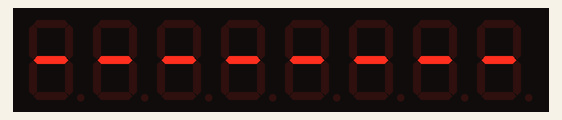
This sketch was run on a simulated Arduino Uno, built with avr-gcc and run on an emulated ATmega328P. Shown: 8-digit seven-segment display.

Above: at 0.1 s.
At 5.06 s:
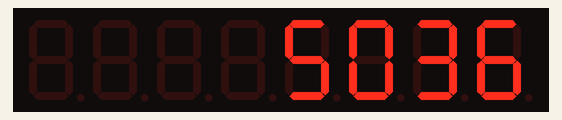
At 10.06 s:
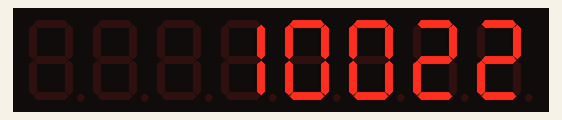
At 20.04 s:
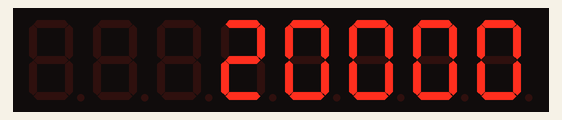
At 30.02 s:
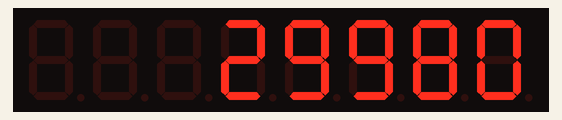
At 39.95 s:
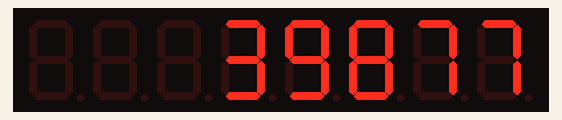

The sketch:

MAX7219.ino
```cpp
/* Include DigitLedDisplay Library */
#include "LedControl.h"


LedControl lc = LedControl(13, 14, 12, 8);

int segments = 8 ;

void ConvertSegment(String val) {

  lc.clearDisplay(0);
  // lc.shutdown(0, true);
  //lc.shutdown(0, false);
 // lc.setIntensity(0, 8);

  int cnt = strlen(val.c_str());
  String vv = "";

  int adjust = 1;

  for (int i = 0; i < cnt; i++) {

    vv = val.substring(i, i + 1); //numero a numero

    if (val.indexOf(".") == i + 1) //antecipacao do valor decimal e do digito antes
    {
      lc.setDigit(0, cnt - i - adjust, vv.toInt(), true); //com decimal
    } else {
      if (vv == ".")
        cnt++;//passa um segmento
      else if (vv != "")
        lc.setDigit(0, cnt - i - adjust, vv.toInt(), false); //sem decimal


         delay(5);//fix some random clear digits
    }

  }

}

void setup() {

    lc.shutdown(0, false);
  /* Set the brightness to a medium values */
  lc.setIntensity(0, 8);
  /* and clear the display */
  lc.clearDisplay(0);

  for (int a = 0; a < 8; a++)
  {
    lc.setChar(0, a, '-', false);
  }

  delay(3000);

}

void loop() {

//ConvertSegment("12345678");
ConvertSegment(String(millis()));

  delay(50);

}
```
